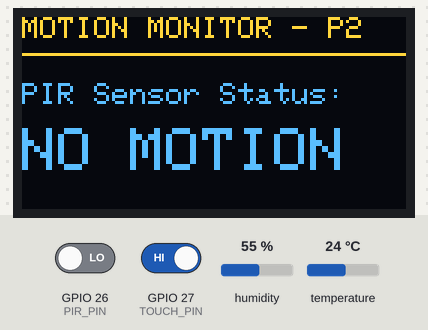
This sketch was run on a simulated ESP32. Parts: 128×64 one-colour display. The test bench sets the inputs (shaded band); at power-on: GPIO 26 (PIR_PIN) LOW, GPIO 27 (TOUCH_PIN) HIGH, humidity 55 %, temperature 24 °C. The OLED is the two-colour kind (top 16 rows yellow); what the sketch prints to the serial monitor is not drawn.

Above: at 2.2 s.
2.3 s: GPIO 26 (PIR_PIN) driven HIGH
At 2.9 s:
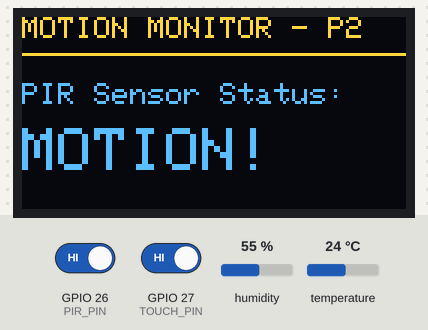
3.9 s: GPIO 26 (PIR_PIN) driven LOW
At 5.2 s:
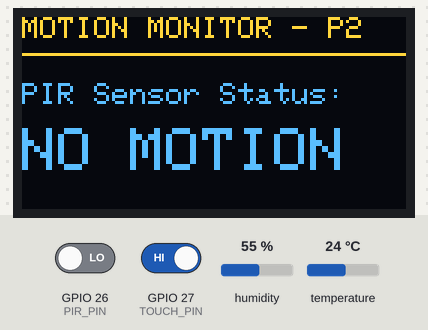
5.5 s: GPIO 26 (PIR_PIN) driven HIGH and GPIO 27 (TOUCH_PIN) driven LOW
At 6.5 s:
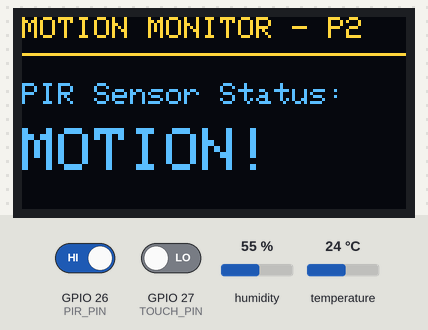
Timing chart, 0 to 8.5 s (numbered marks = the images above; inputs shaded):
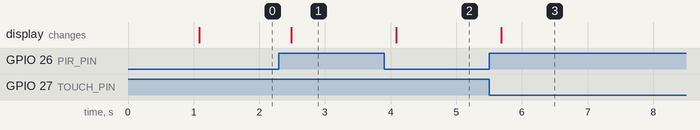

Measured:
- after the input at 2.3 s, the display: changes after 0.18 s (image 1)
- after the input at 3.9 s, the display: changes after 0.18 s (image 2)
- after the input at 5.5 s, the display: changes after 0.18 s (image 3)

The sketch:

Room_Monitoring_System_.ino
```cpp
#include <Arduino.h>
#include <Wire.h>
#include <DHT.h>
#include <Adafruit_GFX.h>
#include <Adafruit_SSD1306.h>

// ===== PIN CONFIGURATION =====
#define DHTPIN 4
#define DHTTYPE DHT11

#define PIR_PIN 26
#define TOUCH_PIN 27
#define TOUCH_THRESHOLD 700

#define SDA_PIN 21
#define SCL_PIN 22

// ===== OLED CONFIGURATION =====
#define SCREEN_WIDTH 128
#define SCREEN_HEIGHT 64
#define OLED_RESET -1
#define SCREEN_ADDRESS 0x3C

DHT dht(DHTPIN, DHTTYPE);

Adafruit_SSD1306 display(
  SCREEN_WIDTH,
  SCREEN_HEIGHT,
  &Wire,
  OLED_RESET
);

// ===== SENSOR VARIABLES =====
float temperature = NAN;
float humidity = NAN;
bool motionDetected = false;

// 0 = DHT11 Page
// 1 = PIR Page
int currentPage = 0;

// ===== TIMING =====
unsigned long lastDHTRead = 0;
unsigned long lastDisplayUpdate = 0;
unsigned long lastTouchTime = 0;

const unsigned long DHT_INTERVAL = 2000;
const unsigned long DISPLAY_INTERVAL = 200;
const unsigned long TOUCH_DEBOUNCE = 500;

// Touch state
bool touchWasPressed = false;

// ===== SETUP =====
void setup() {
  Serial.begin(115200);

  dht.begin();
  pinMode(PIR_PIN, INPUT);

  Wire.begin(SDA_PIN, SCL_PIN);

  if (!display.begin(
      SSD1306_SWITCHCAPVCC,
      SCREEN_ADDRESS
  )) {
    Serial.println("OLED initialization failed!");
    while (true) {
      delay(1000);
    }
  }

  display.clearDisplay();
  display.setTextSize(1);
  display.setTextColor(SSD1306_WHITE);

  display.setCursor(0, 0);
  display.println("SMART ROOM SYSTEM");
  display.println("-----------------");
  display.println("Initializing...");
  display.display();

  Serial.println("SMART ROOM MONITOR");
  Serial.println("System Started!");

  delay(1000);
}

// ===== READ SENSORS =====
void readSensors() {

  // PIR continuously checked
  motionDetected = digitalRead(PIR_PIN) == HIGH;

  // DHT11 every 2 seconds
  if (millis() - lastDHTRead >= DHT_INTERVAL) {

    lastDHTRead = millis();

    float newTemperature = dht.readTemperature();
    float newHumidity = dht.readHumidity();

    if (!isnan(newTemperature) &&
        !isnan(newHumidity)) {

      temperature = newTemperature;
      humidity = newHumidity;

      Serial.print("Temperature: ");
      Serial.print(temperature, 1);
      Serial.println(" C");

      Serial.print("Humidity: ");
      Serial.print(humidity, 1);
      Serial.println(" %");

    } else {
      Serial.println("DHT11 reading failed!");
    }

    Serial.print("Motion: ");
    Serial.println(
      motionDetected ? "Detected" : "No Motion"
    );

    Serial.println("--------------------");
  }
}

// ===== TOUCH DETECTION =====
void checkTouch() {

  int touchValue = touchRead(TOUCH_PIN);

  bool isTouched = touchValue < TOUCH_THRESHOLD;

  // Switch only once per touch
  if (isTouched && !touchWasPressed &&
      millis() - lastTouchTime >= TOUCH_DEBOUNCE) {

    currentPage = (currentPage + 1) % 2;

    lastTouchTime = millis();

    Serial.print("Touch Detected! Page: ");
    Serial.println(currentPage + 1);
  }

  touchWasPressed = isTouched;
}

// ===== OLED PAGE 1 =====
void showDHTPage() {

  display.setTextSize(1);
  display.setCursor(0, 0);
  display.println("ROOM MONITOR - P1");

  display.drawLine(
    0, 12, 127, 12, SSD1306_WHITE
  );

  display.setCursor(0, 18);
  display.println("Temperature:");

  display.setTextSize(2);
  display.setCursor(0, 29);

  if (isnan(temperature)) {
    display.println("--");
  } else {
    display.print(temperature, 1);
    display.write(247);
    display.println("C");
  }

  display.setTextSize(1);
  display.setCursor(0, 52);

  display.print("Humidity: ");

  if (isnan(humidity)) {
    display.println("--");
  } else {
    display.print(humidity, 1);
    display.println("%");
  }
}

// ===== OLED PAGE 2 =====
void showPIRPage() {

  display.setTextSize(1);
  display.setCursor(0, 0);
  display.println("MOTION MONITOR - P2");

  display.drawLine(
    0, 12, 127, 12, SSD1306_WHITE
  );

  display.setCursor(0, 22);
  display.println("PIR Sensor Status:");

  display.setTextSize(2);
  display.setCursor(0, 37);

  if (motionDetected) {
    display.println("MOTION!");
  } else {
    display.println("NO MOTION");
  }
}

// ===== UPDATE OLED =====
void updateDisplay() {

  if (millis() - lastDisplayUpdate <
      DISPLAY_INTERVAL) {
    return;
  }

  lastDisplayUpdate = millis();

  display.clearDisplay();
  display.setTextColor(SSD1306_WHITE);

  if (currentPage == 0) {
    showDHTPage();
  } else {
    showPIRPage();
  }

  display.display();
}

// ===== MAIN LOOP =====
void loop() {

  readSensors();

  checkTouch();

  updateDisplay();
}
```
